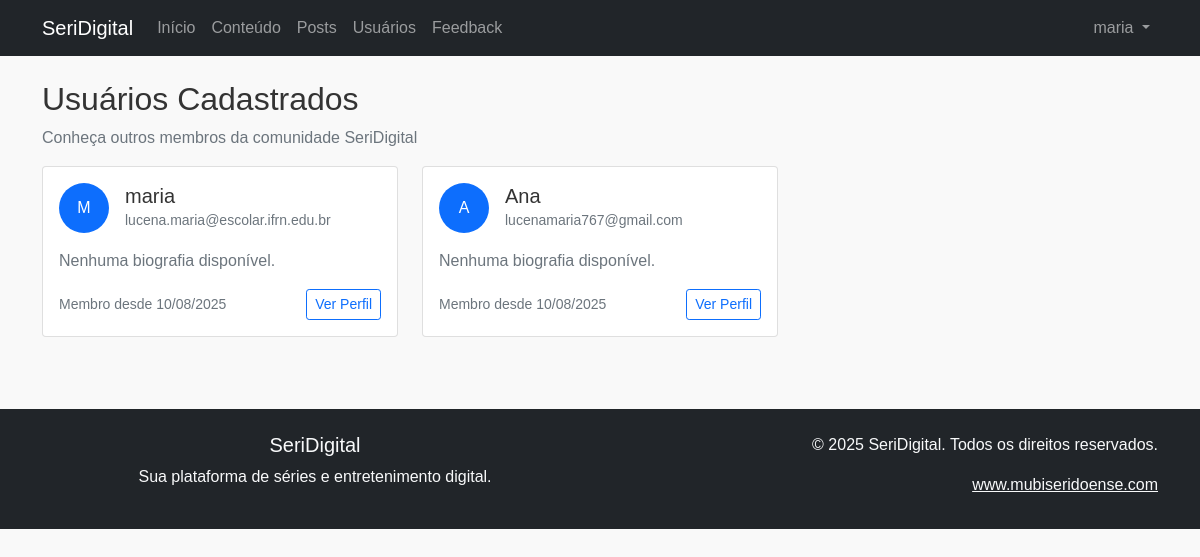
Page /users/list (signed in) on the committed database.
### app/models.py (models this page shows, shortened)
class Usuario(UserMixin, db.Model):
    __tablename__ = 'tb_users'
    __table_args__ = (
        db.UniqueConstraint('usr_email', name='uq_usuario_email'),
        {'sqlite_autoincrement': True}
    )
    id = db.Column('usr_id', db.Integer, primary_key=True)
    nome = db.Column('usr_name', db.String(255), nullable=False)
    email = db.Column('usr_email', db.String(255), nullable=False, unique=True, index=True)
    _senha_hash = db.Column('usr_password', db.String(255), nullable=False)
    profile_picture = db.Column('usr_profile_picture', db.String(255))
    biografia = db.Column('usr_bio', db.Text)
    is_admin = db.Column(db.Boolean, default=False, nullable=False)
    criado_em = db.Column('usr_created_at', db.DateTime, default=datetime.utcnow, nullable=False)
    seguidores = db.relationship('Follower', foreign_keys='Follower.follower_id', backref='seguidor', lazy='dynamic')
    seguidos = db.relationship('Follower', foreign_keys='Follower.followed_id', backref='seguido', lazy='dynamic')
    mensagens_enviadas = db.relationship('PrivateMessage', foreign_keys='PrivateMessage.sender_id', backref='sender', lazy='dynamic')
    mensagens_recebidas = db.relationship('PrivateMessage', foreign_keys='PrivateMessage.receiver_id', backref='receiver', lazy='dynamic')
    comentarios = db.relationship('Comment', backref='user', lazy='dynamic')
    likes = db.relationship('Like', backref='user', lazy='dynamic')
    historico_assistido = db.relationship('WatchHistory', backref='user', lazy='dynamic')
    avaliacoes = db.relationship('Rating', backref='user', lazy='dynamic')
    @property
    def senha(self):
        raise AttributeError("Senha não pode ser lida diretamente.")

### app/blueprints/users.py (the view)
@users_bp.route('/list')
def list_users():
    usuarios = Usuario.query.all()
    return render_template('users/list.html', usuarios=usuarios, usuario=current_user)

### app/blueprints/auth.py (called while the page is built)
@login_manager.user_loader
def load_user(user_id):
    return Usuario.query.get(int(user_id))

### app/templates/users/list.html (shortened to what this page needs)
{% extends "base.html" %}
{% block content %}
<div class="container mt-4">
    <div class="row">
        <div class="col-md-12">
            <h2>Usuários Cadastrados</h2>
            <p class="text-muted">Conheça outros membros da comunidade SeriDigital</p>
            {% if usuarios %}
                <div class="row">
                    {% for u in usuarios %}
                        <div class="col-md-6 col-lg-4 mb-4">
                            <div class="card h-100">
                                <div class="card-body">
                                    <div class="d-flex align-items-center mb-3">
                                        {% if u.profile_picture %}
                                            <img src="{{ u.profile_picture }}" alt="Foto de {{ u.nome }}" class="rounded-circle me-3" width="50" height="50">
                                        {% else %}
                                            <div class="bg-primary text-white rounded-circle d-flex align-items-center justify-content-center me-3" style="width: 50px; height: 50px;">
                                                {{ u.nome[0].upper() }}
                                            </div>
                                        {% endif %}
                                        <div>
                                            <h5 class="card-title mb-0">{{ u.nome }}</h5>
                                            <small class="text-muted">{{ u.email }}</small>
                                        </div>
                                    </div>
                                    {% if u.biografia %}
                                        <p class="card-text">{{ u.biografia[:100] }}{% if u.biografia|length > 100 %}...{% endif %}</p>
                                    {% else %}
                                        <p class="card-text text-muted">Nenhuma biografia disponível.</p>
                                    {% endif %}
                                    <div class="d-flex justify-content-between align-items-center">
                                        <small class="text-muted">Membro desde {{ u.criado_em.strftime('%d/%m/%Y') }}</small>
                                        <a href="{{ url_for('users.profile', user_id=u.id) }}" class="btn btn-outline-primary btn-sm">Ver Perfil</a>
                                    </div>
                                </div>
                            </div>
                        </div>
                    {% endfor %}
                </div>
            {% endif %}
        </div>
    </div>
</div>
{% endblock %}

### app/templates/base.html (shortened to what this page needs)
<!DOCTYPE html>
<html lang="pt-br">
<head>
    <link href="https://cdn.jsdelivr.net/npm/bootstrap@5.1.3/dist/css/bootstrap.min.css" rel="stylesheet">
    <link rel="stylesheet" href="{{ url_for('static', filename='style.css') }}">
</head>
<body>
    <nav class="navbar navbar-expand-lg navbar-dark bg-dark">
        <div class="container">
            <a class="navbar-brand" href="{{ url_for('main.index') }}">SeriDigital</a>
            <div class="collapse navbar-collapse" id="navbarNav">
                <ul class="navbar-nav me-auto">
                    <li class="nav-item">
                        <a class="nav-link" href="{{ url_for('main.index') }}">Início</a>
                    </li>
                    <li class="nav-item">
                        <a class="nav-link" href="{{ url_for('content.list_content') }}">Conteúdo</a>
                    </li>
                    <li class="nav-item">
                        <a class="nav-link" href="{{ url_for('posts.list_posts') }}">Posts</a>
                    </li>
                    <li class="nav-item">
                        <a class="nav-link" href="{{ url_for('users.list_users') }}">Usuários</a>
                    </li>
                    <li class="nav-item">
                        <a class="nav-link" href="{{ url_for('feedback.enviar_feedback') }}">Feedback</a>
                    </li>
                </ul>
                <ul class="navbar-nav">
                    {% if current_user.is_authenticated %}
                        <li class="nav-item dropdown">
                            <a class="nav-link dropdown-toggle" href="#" id="navbarDropdown" role="button" data-bs-toggle="dropdown">
                                {{ current_user.nome }}
                            </a>
                        </li>
                    {% endif %}
                </ul>
            </div>
        </div>
    </nav>
    <main>
        {% block content %}{% endblock %}
    </main>
    <footer class="bg-dark text-light mt-5 py-4">
        <div class="container">
            <div class="row">
                <div class="col-md-6">
                    <h5>SeriDigital</h5>
                    <p>Sua plataforma de séries e entretenimento digital.</p>
                </div>
                <div class="col-md-6 text-end">
                    <p>&copy; 2025 SeriDigital. Todos os direitos reservados.</p>
                    <a href="https://www.mubiseridoense.com" target="_blank" class="text-light">www.mubiseridoense.com</a>
                </div>
            </div>
        </div>
    </footer>
</body>
</html>

### app/static/style.css (style rules this page uses)
body { font-family: Arial, sans-serif; margin: 0; background-color: #f9f9f9; color: #333; }
footer { background-color: #20232a; color: #ccc; text-align: center; padding: 20px 0; }

### rows in the picture
Usuario: nome "maria", usr_name "M", email "lucena.maria@escolar.ifrn.edu.br", usr_bio "Nenhuma biografia disponível.", criado_em "10/08/2025"
Usuario: usr_name "A", nome "Ana", email "lucenamaria767@gmail.com", usr_bio "Nenhuma biografia disponível.", criado_em "10/08/2025"
